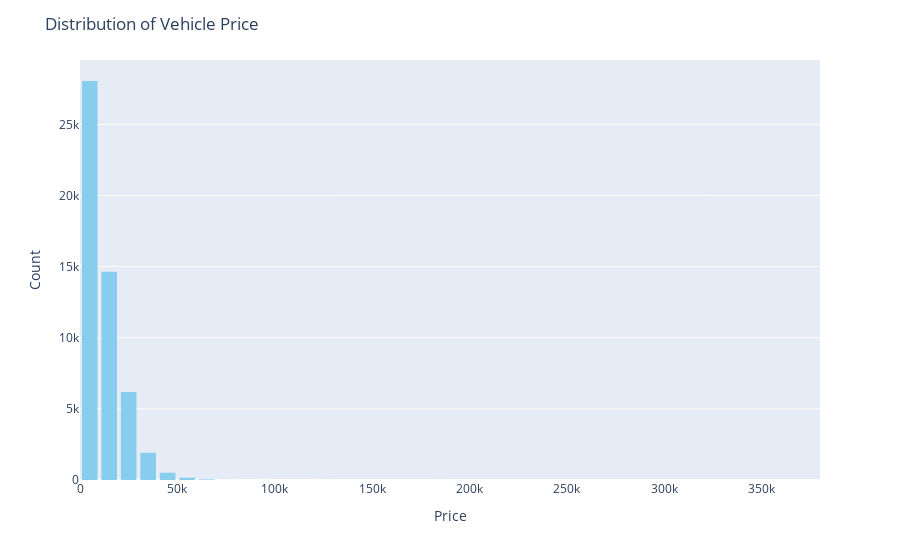

Notebook code cell kept with this figure:
### Markdown cell above
## 2. Data Exploration

### Code cell
# price distribution

price_hist_fig = px.histogram(vehicles_df, x="price", nbins=50)
price_hist_fig.update_layout(title_text="Distribution of Vehicle Price", yaxis_title='Count', xaxis_title='Price', bargap=0.2)
price_hist_fig.update_traces(marker_color='rgb(136, 204, 238)')
price_hist_fig.show()

### Figure 1 — Plotly figure (JSON) as saved in the notebook; plotly's stock layout.template omitted (floating-point values rounded to 4 significant figures; data arrays with more than 128 entries replaced by an {"elided": "..."} marker saying what was removed)
{"data": [{"alignmentgroup": "True", "bingroup": "x", "hovertemplate": "price=%{x}<br>count=%{y}<extra></extra>", "legendgroup": "", "marker": {"color": "rgb(136, 204, 238)", "pattern": {"shape": ""}}, "name": "", "nbinsx": 50, "offsetgroup": "", "orientation": "v", "showlegend": false, "type": "histogram", "x": {"elided": "51525 int values"}, "xaxis": "x", "yaxis": "y"}], "layout": {"bargap": 0.2, "barmode": "relative", "legend": {"tracegroupgap": 0}, "margin": {"t": 60}, "title": {"text": "Distribution of Vehicle Price"}, "xaxis": {"anchor": "y", "domain": [0, 1], "title": {"text": "Price"}}, "yaxis": {"anchor": "x", "domain": [0, 1], "title": {"text": "Count"}}}}
